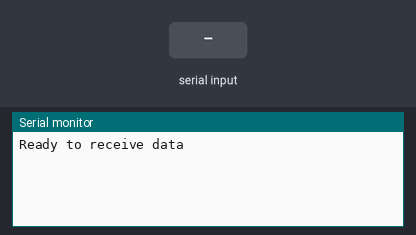
This sketch was run on a simulated Arduino Uno, built with avr-gcc and run on an emulated ATmega328P. Shown: the last lines printed to the serial monitor. The inputs (shaded band) are chosen by the test bench.

Above: at 1.2 s.
1.3 s: "1\n" received over the second serial link
At 2.5 s:
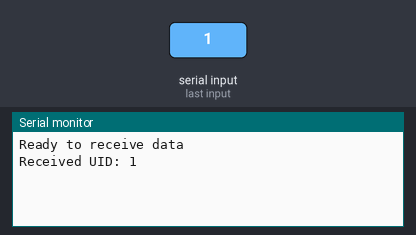
2.8 s: "0\n" received over the second serial link
At 3.8 s:
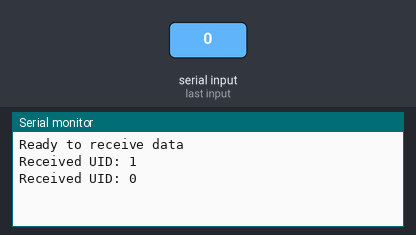
4.3 s: "2\n" received over the second serial link
At 4.9 s:
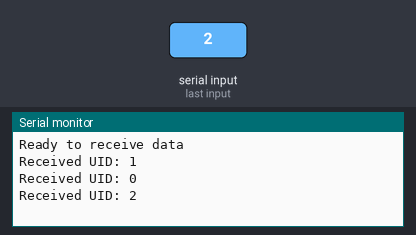

Measured:
- after the input at 1.3 s, the serial monitor: prints a new line at once (image 1)
- after the input at 2.8 s, the serial monitor: prints a new line at once (image 2)
- after the input at 4.3 s, the serial monitor: prints a new line at once (image 3)

The sketch:

defender_board.ino
```cpp
#include <SoftwareSerial.h>

SoftwareSerial uart(0, 1);  // RX, TX

void setup() {
  Serial.begin(9600);
  uart.begin(9600);  // 소프트웨어 시리얼 초기화
  Serial.println("Ready to receive data");
}

void loop() {
  if (uart.available()) {
    String receivedData = uart.readStringUntil('\n');
    Serial.print("Received UID: ");
    Serial.println(receivedData);
  }
}
```
